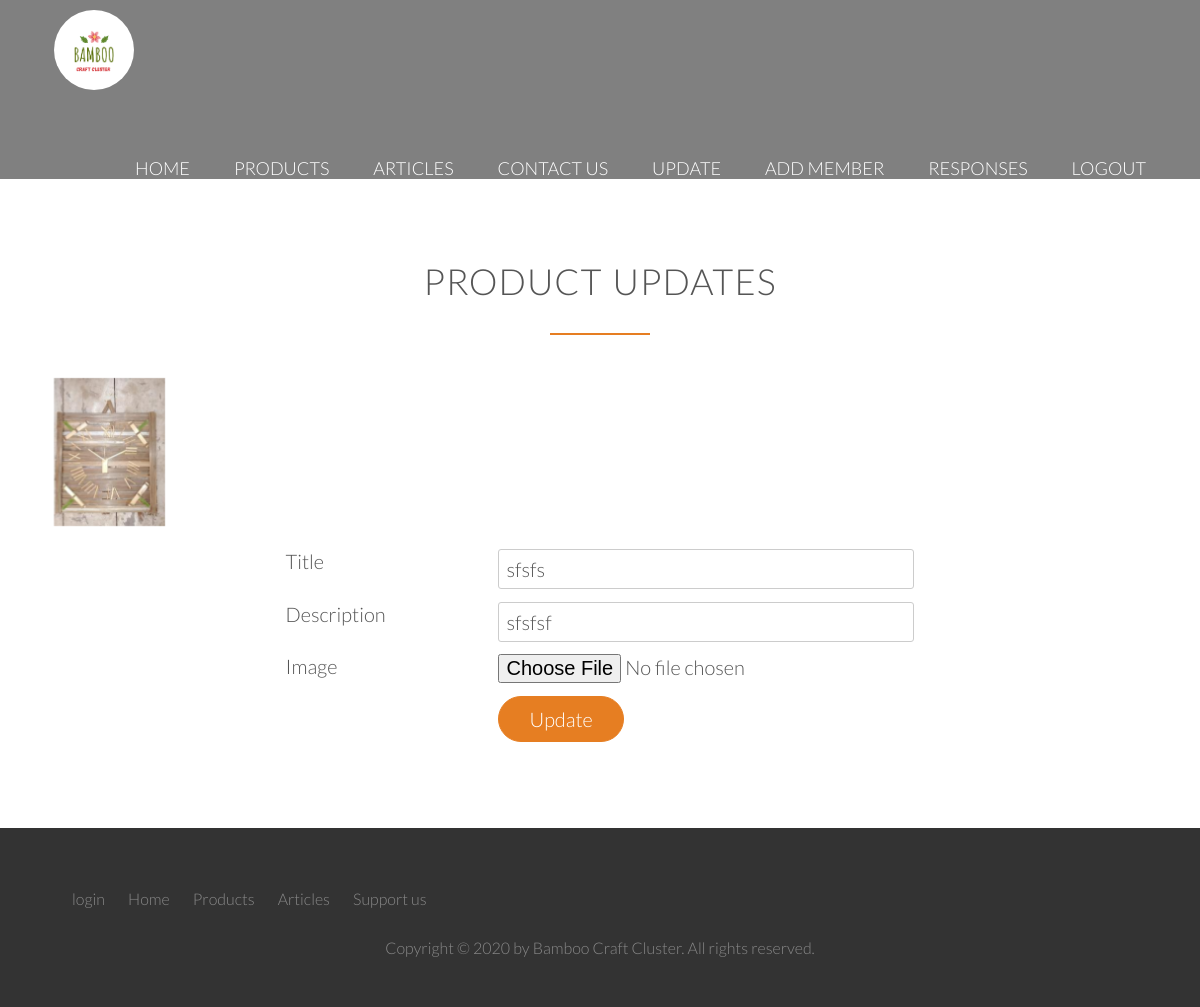
Screenshot of /cluster/products/9/update/ (signed in) with the database file from the repository.
### cluster/models.py (models this page shows, shortened)
class Product(models.Model):
    p_title       = models.CharField(max_length=50, null=False)
    p_description = models.TextField(null=False)
    p_product_img = models.ImageField(upload_to="product_images", null=False)

### cluster/views.py (the view)
# urls.py: path('products/<int:pk>/update/', views.ProductUpdateView.as_view(
class ProductUpdateView(UserPassesTestMixin, LoginRequiredMixin, UpdateView):
	model = Product
	fields = ['p_title','p_description', 'p_product_img']
	def test_func(self):
		post = self.get_object()
		if self.request.user.is_authenticated:
			return True
		return False

### cluster/templates/cluster/admin/product_form.html (shortened to what this page needs)
{% extends 'cluster/base.html' %}
{% load static %}
{% block body_block %}
<div style="background-color: grey; ">{% include 'cluster/header2.html' %}</div>
 <section class="section-form">
            <div class="row">
                <h2>Product Updates</h2>
            </div>
     <div class="row js--wp-3">
                <div class="col span-1-of-1 ">
                    <div class="product-box">
                        <div class="col span-1-of-2">
                        <img src="{{ product.p_product_img.url }}" alt="{{product.p_title}}" height="200" width="200">
                        </div>
                    </div>
                </div>
            </div>
            <div class="row">
                <form method="POST" enctype="multipart/form-data" class="contact-form">
                    <div class="row">
                        <div class="col span-1-of-3">
                            <label for="p_title">Title</label>
                        </div>
                        <div class="col span-2-of-3">
                            <input type="text" name="p_title" id="p_title" value="{{object.p_title}}" required>
                        </div>
                    </div>
                    <div class="row">
                        <div class="col span-1-of-3">
                            <label for="p_description">Description</label>
                        </div>
                        <div class="col span-2-of-3">
                            <input type="text" name="p_description" id="p_description" value="{{object.p_description}}" required>
                        </div>
                    </div>
                    <div class="row">
                        <div class="col span-1-of-3">
                            <label for="p_product_img">Image</label>
                        </div>
                        <div class="col span-2-of-3">
                            <input type="file" name="p_product_img" id="p_product_img" value="{{object.p_product_img}}">
                        </div>
                    </div>
                    <div class="row">
                        <div class="col span-1-of-3">
                            <label>&nbsp;</label>
                        </div>
                        <div class="col span-2-of-3">
                            <input type="submit" value="Update">
                        </div>
                    </div>
                </form>
            </div>
</section>
{% endblock %}

### cluster/static/cluster/resources/css/style.css (style rules this page uses)
* { margin: 0; padding: 0; box-sizing: border-box; }
html, body { background-color: #fff; color: #555; font-family: 'Lato', 'Arial', sans-serif; font-weight: 300; font-size: 20px; text-rendering: optimizeLegibility; overflow-x: hidden; }
.row { max-width: 1140px; margin: 0 auto; }
section { padding: 80px 0; }
h1, h2, h3, h4 { font-weight: 300; text-transform: uppercase; }
h2 { font-size: 180%; word-spacing: 2px; text-align: center; margin-bottom: 30px; letter-spacing: 1px; }
h2:after { display: block; height: 2px; background-color: #e67e22; content: " "; width: 100px; margin: 0 auto; margin-top: 30px; }
.btn:link, .btn:visited, input[type=submit] { display: inline-block; padding: 10px 30px; font-weight: 300; text-decoration: none; border-radius: 200px; -webkit-transition: background-color 0.2s, border 0.2s, color 0.2s; transition: background-color 0.2s, border 0.2s, color 0.2s; }
.btn-full:link, .btn-full:visited, input[type=submit] { background-color: #e67e22; border: 1px solid #e67e22; color: #fff; margin-right: 15px; }
.contact-form { width: 60%; margin: 0 auto; }
input[type=text], input[type=email], input[type=password], select, textarea { width: 100%; padding: 7px; border-radius: 3px; border: 1px solid #ccc; }
.product-box img { height: auto; width: 100%; }
.js--wp-1, .js--wp-2, .js--wp-3 { opacity: 0; -webkit-animation-duration: 1s; animation-duration: 1s; }
.js--wp-1.animated, .js--wp-2.animated, .js--wp-3.animated { opacity: 1; }

### cluster/static/cluster/resources/css/queries.css (style rules this page uses)
@media only screen and (max-width: 1200px) { .row { padding: 0 2%; } }

### rows the page displays
Product: p_product_img (picture), p_title "sfsfs", p_description "sfsfsf"
